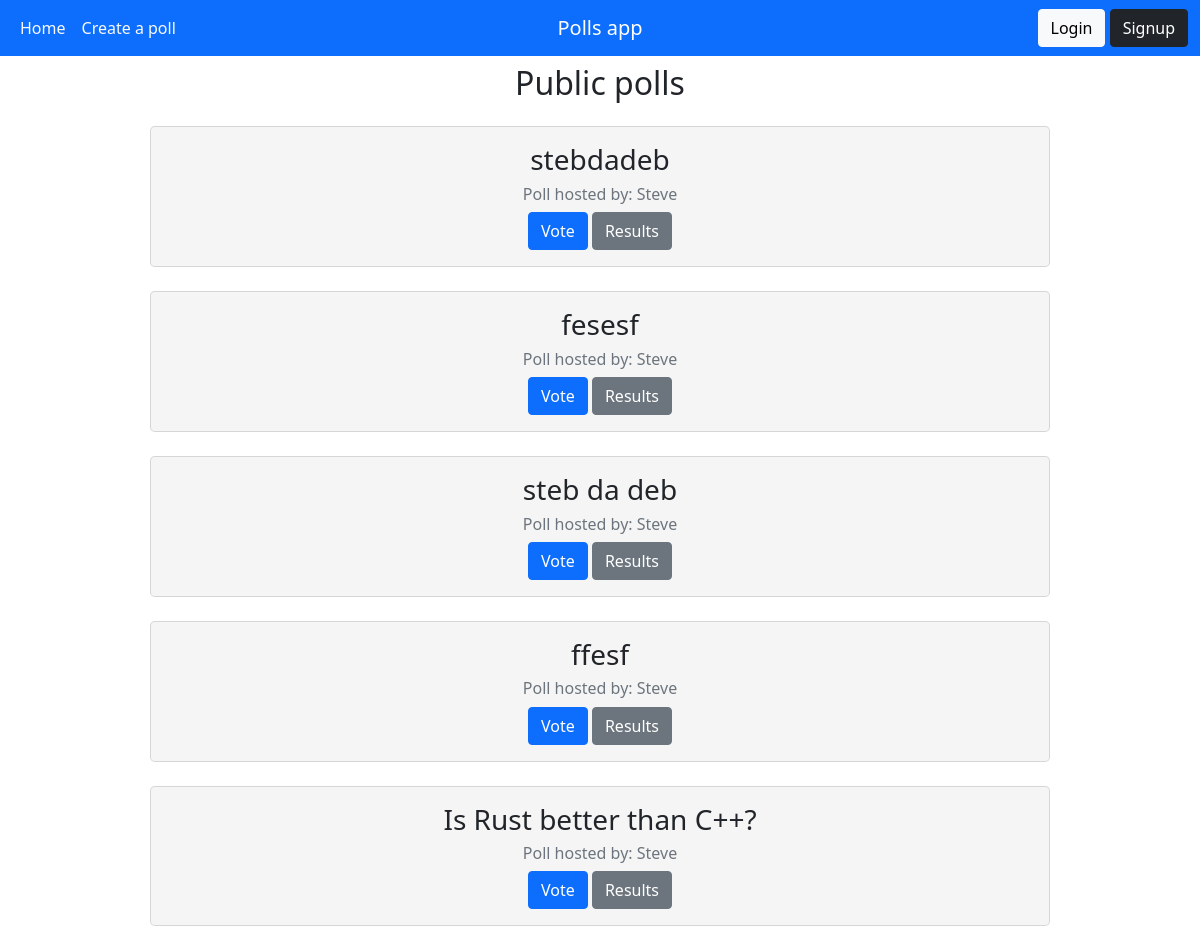
Before: / with the older database file.
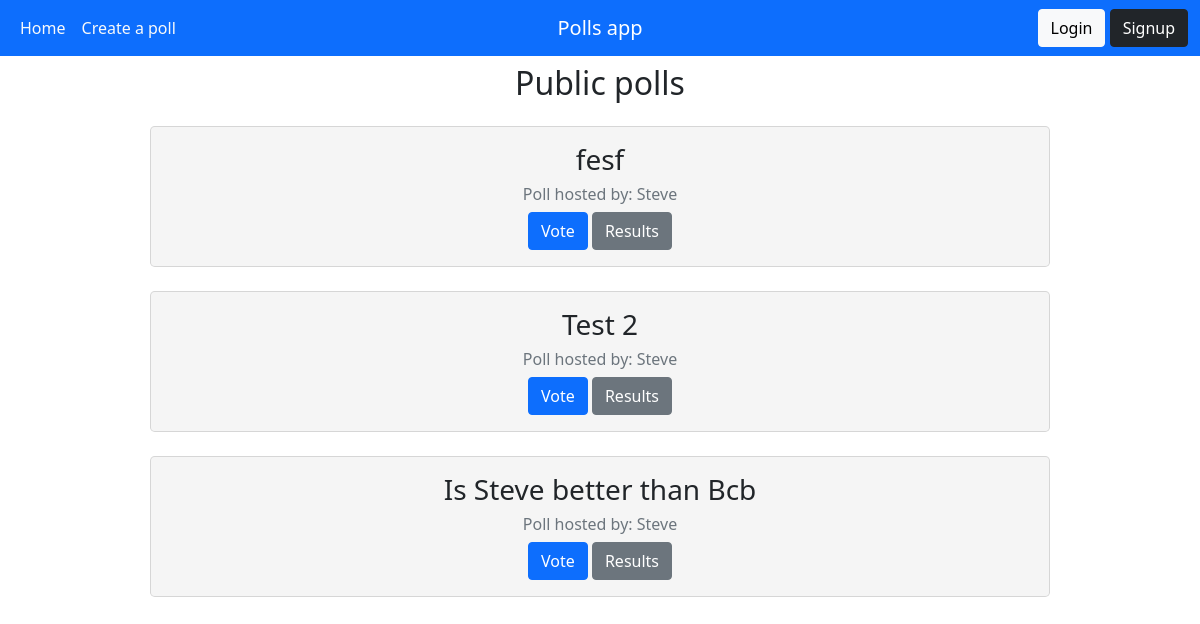
After: the same page with the newer database file.
### polling/models.py (models this page shows)
class Question(models.Model):
    author = models.ForeignKey(
        settings.AUTH_USER_MODEL, on_delete=models.CASCADE)
    question_text = models.CharField(max_length=200)
    pub_date = models.DateTimeField(auto_now=True)
    class Meta:
        ordering = ['-pub_date']
    def __str__(self):
        return self.question_text

### polling/views.py (the view)
# urls.py: path('', views.home, name='home'),
def home(request):
    questions = Question.objects.exclude(choice__isnull=True)
    question_paginator = Paginator(questions, 5)
    page_num = request.GET.get('page')
    poll = question_paginator.get_page(page_num)
    context = {"questions": questions, "poll": poll}
    return render(request, 'home.html', context)

### templates/home.html (shortened to what this page needs)
{% extends 'base.html' %}
{% block content %}
<h2 class ="text-center mt-2">Public polls</h2>
{% for question in poll.object_list %}
  <div class="card rounded-3 text-center w-75 mx-auto my-4" style="background-color: #F5F5F5; width: 30rem;">
    <div class="card-body">
        <h3 class="card-title text-center">{{ question }}</h3>
        <h6 class="card-text text-secondary">Poll hosted by: {{ question.author }}</h6>
        <a href="{% url 'detail' question_id=question.id %}" class="btn btn-primary" role="button">Vote</a>
        <a href="{% url 'results' question_id=question.id %}" class="btn btn-secondary" role="button">Results</a>
    </div>
  </div>
{% endfor %}
{% endblock content %}

### templates/base.html (shortened to what this page needs)
{% load static %}
<!doctype html>
<html lang="en">
  <head>
    <link href="https://cdn.jsdelivr.net/npm/bootstrap@5.0.2/dist/css/bootstrap.min.css" rel="stylesheet">
    <link href="{% static 'css/base.css' %}" rel="stylesheet">
    </head>
    <body>
      <nav class="navbar navbar-expand-md navbar-dark bg-primary">
        <div class="container-fluid">
            <div class="navbar-collapse collapse w-100 order-1 order-md-0 dual-collapse2">
                <ul class="navbar-nav me-auto">
                    <li class="nav-item">
                        <a class="nav-link text-light" href="{% url 'home' %}">Home</a>
                    </li>
                    <li class="nav-item">
                        <a class="nav-link text-light" href="{% url 'createquestion' %}">Create a poll</a>
                    </li>
                </ul>
            </div>
            <div class="mx-auto order-0">
                <a class="navbar-brand mx-auto">Polls app</a>
            </div>
            <div class="navbar-collapse collapse w-100 order-3 dual-collapse2">
                {% if user.is_authenticated %}
                <div class="collapse navbar-collapse" id="navbarNavDropdown">
                  <ul class="navbar-nav ms-auto">
                    <li class="nav-item dropdown">
                      <a class="nav-link dropdown-toggle text-light" href="#" id="navbarDropdownMenuLink" role="button" data-bs-toggle="dropdown" aria-expanded="false">{{ user.username }}</a>
                      <ul class="dropdown-menu" aria-labelledby="navbarDropdownMenuLink">
                        <li><a class="dropdown-item" href="{% url 'logout' %}">Logout</a></li>
\                     </ul>
                    </li>
                  </ul>
                </div>
                {% else %}
                  <ul class="navbar-nav ms-auto">
                    <li class="nav-item">
                      <a type="button" class="btn btn-light" href="{% url 'login' %}">Login</a>
                      <a type="button" class="btn btn-dark" href="{% url 'signup' %}">Signup</a>
                    </li>
                  </ul>
                {% endif %}
            </div>
        </div>
    </nav>
        <main>
            {% block content %}
            {% endblock content %}
        </main>
    </body>
    <link rel="stylesheet" href="https://cdnjs.cloudflare.com/ajax/libs/font-awesome/5.15.3/css/all.min.css" />
</html>

Changed rows visible on the page:
removed Question: question_text "stebdadeb", author "Steve"
removed Question: question_text "fesesf", author "Steve"
removed Question: question_text "steb da deb", author "Steve"
removed Question: question_text "ffesf", author "Steve"
removed Question: question_text "Is Rust better than C++?", author "Steve"
added Question: question_text "fesf", author "Steve"
added Question: question_text "Test 2", author "Steve"
added Question: question_text "Is Steve better than Bcb", author "Steve"
